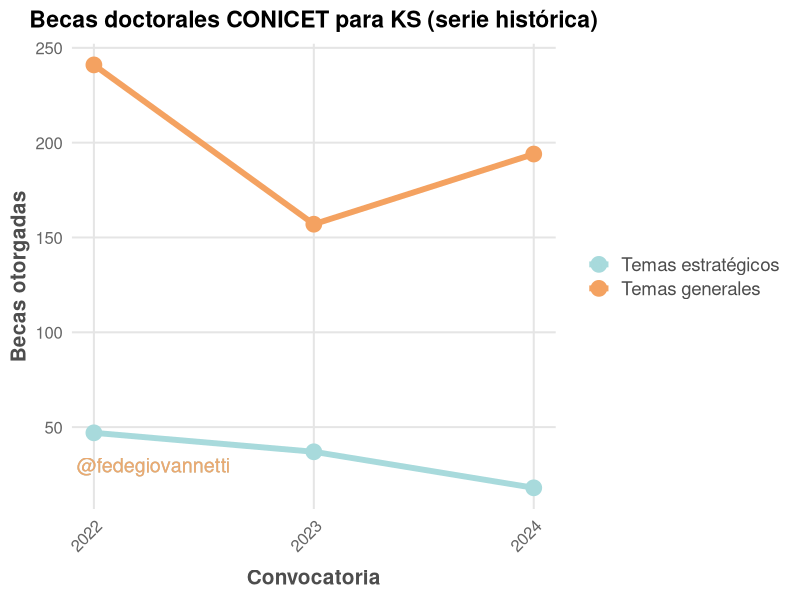
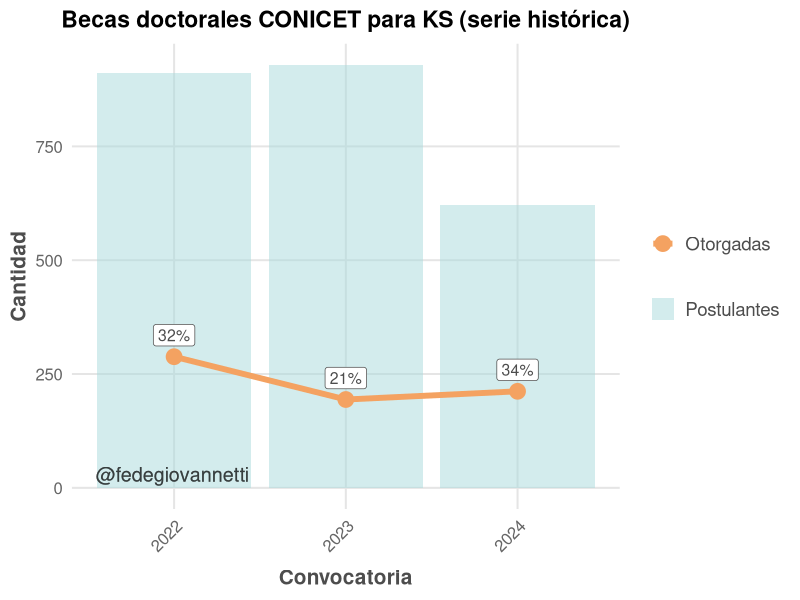
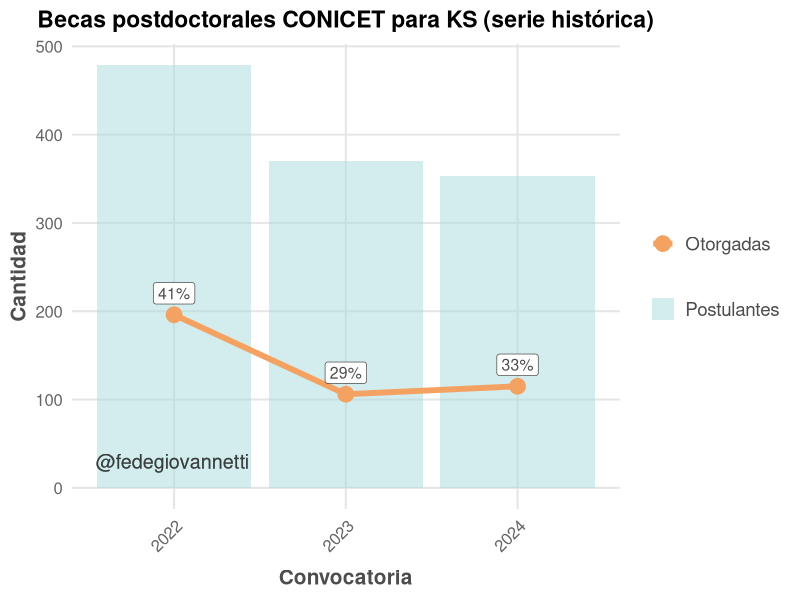
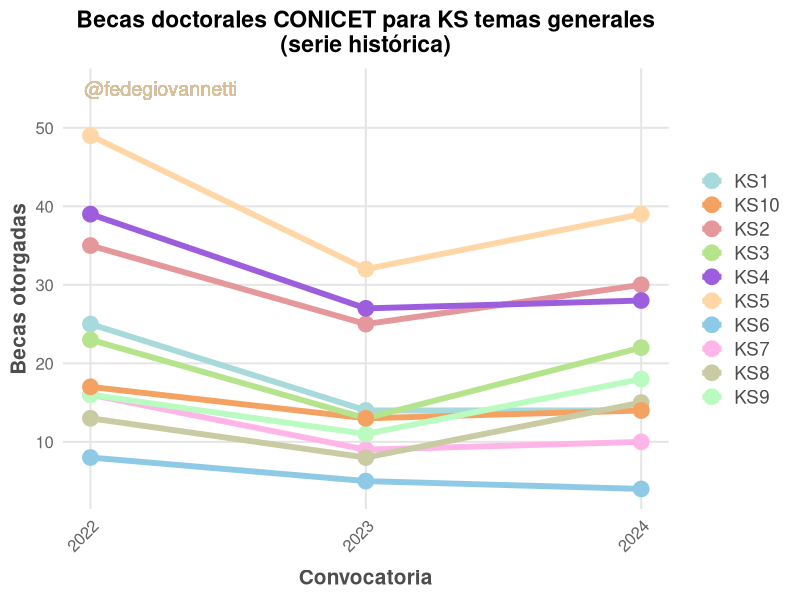
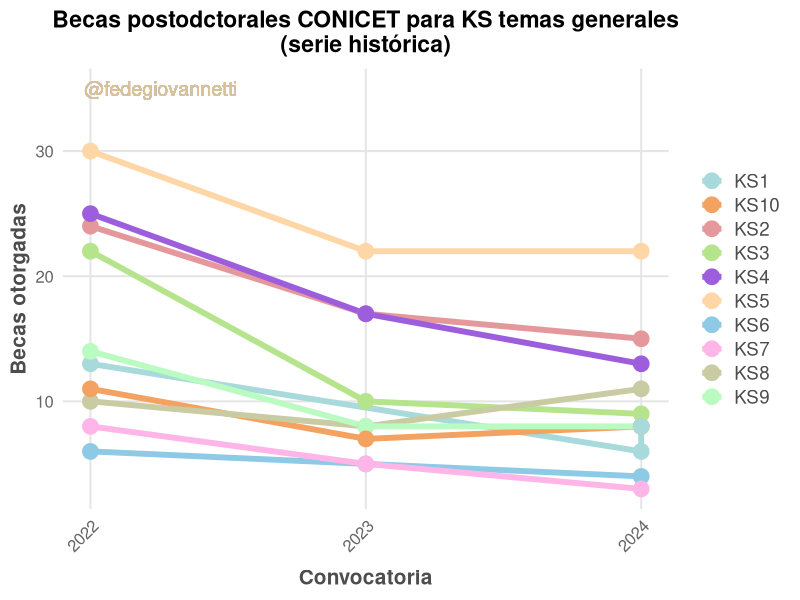

Recreate these plots in R, in order.
## ---- chunk 1

library(dplyr)
library(ggplot2)
library(tidyr)
library(readxl)

datos_ks <- read_excel("data/Datos_serie_historica_KS_CONICET.xlsx")

theme_litera_minimal <- function(base_size = 15, base_family = "sans") {
  theme_minimal(base_size = base_size, base_family = base_family) +
    theme(
      plot.title = element_text(face = "bold", size = base_size * 1.1, hjust = 0.5),
      plot.subtitle = element_text(size = base_size * 1.1, hjust = 0.5, color = "gray40"),
      plot.caption = element_text(size = base_size * 0.8, color = "gray50", hjust = 1),
      axis.title = element_text(face = "bold", size = base_size, color = "gray30"),
      axis.text = element_text(color = "gray40"),
      panel.grid.major = element_line(color = "gray90"),
      panel.grid.minor = element_blank(),
      panel.background = element_rect(fill = "white", color = NA),
      plot.background = element_rect(fill = "white", color = NA),
      legend.position = "bottom",
      legend.title = element_blank(),
      legend.text = element_text(size = base_size * 0.9, color = "gray30")
    )
}



scale_color_pastel <- function() {
  scale_color_manual(values = c(
    "#A8DADC",  # light teal
    "#F4A261",  # soft orange
    "#E5989B",  # dusty pink
    "#B5E48C",  # mint green
    "#9D5EDD",  # soft violet
    "#FFD6A5",  # peach
    "#8ECAE6",  # sky blue
    "#FFB5E8",  # pastel pink
    "#C9CBA3",  # olive-beige pastel
    "#B9FBC0",  # soft green
    "#D0BDF4",  # lavender pastel
    "#FDCB9E"   # light apricot
  ))
}

## ---- chunk 2

datos_ks %>% 
  filter(Escalafon == "Becas doctorales") %>% 
  group_by(Modalidad, Convocatoria) %>% 
  summarise(Otorgadas = sum(Otorgadas),
            Postulantes = sum(Postulantes)) %>% 
  # filter(Modalidad == "Temas generales") %>% 

  
  ggplot(aes(x = Convocatoria, y = Otorgadas, color = Modalidad))+
  geom_line(linewidth = 2)+
  geom_point(size = 5)+
  theme_minimal(base_size = 18)+
  scale_x_continuous(limits = c(2022, 2024), breaks = c(2022:2024))+
  ggtitle("Becas doctorales CONICET para KS (serie histórica)")+
  theme_litera_minimal() +
  theme(
    legend.title = element_blank(),
    # legend.position = c(0.82, 0.9),
    legend.position = "right",
    axis.text.x = element_text(angle = 45, vjust = 1, hjust = 1),
    axis.title.x = element_text(margin = margin(t = 10)),
    plot.subtitle = element_text(size=14, face="italic", color="black")
  ) +
  labs(y = "Becas otorgadas", x = "Convocatoria")+
  geom_text(aes(label = "@fedegiovannetti", x = 2022.2, y = 30), size = 5, alpha = 0.5, hjust = 0.4)+
  scale_color_pastel()


## ---- chunk 3

datos_ks %>% 
  filter(Escalafon == "Becas doctorales") %>% 
  group_by(Convocatoria) %>% 
  summarise(
    Otorgadas = sum(Otorgadas),
    Postulantes = sum(Postulantes)
  ) %>%
  mutate(
    Porcentaje = Otorgadas / Postulantes,
    Porcentaje_label = scales::percent(Porcentaje, accuracy = 1)
  ) %>%
  pivot_longer(
    cols = c(Otorgadas, Postulantes), 
    names_to = "Estado", 
    values_to = "Cantidad"
  ) %>%
  ggplot(aes(x = Convocatoria)) +
  
  # Bars for Postulantes
  geom_bar(
    data = ~ subset(., Estado == "Postulantes"),
    aes(y = Cantidad, fill = Estado),
    stat = "identity",
    alpha = 0.5
  ) +
  
  # Line for Otorgadas
  geom_line(
    data = ~ subset(., Estado == "Otorgadas"),
    aes(y = Cantidad, color = Estado, group = 1),
    linewidth = 2
  ) +

  # Points on the line
  geom_point(
    data = ~ subset(., Estado == "Otorgadas"),
    aes(y = Cantidad, color = Estado),
    size = 5
  ) +

  # Percentage labels above points
  geom_label(
    data = ~ subset(., Estado == "Otorgadas"),
    aes(y = Cantidad, label = Porcentaje_label),
    vjust = -0.5,
    color = "gray30",
    size = 4
  ) +

  scale_fill_manual(values = c("Postulantes" = "#A8DADC")) +
  scale_color_manual(values = c("Otorgadas" = "#F4A261")) +
  labs(
    y = "Cantidad",
    fill = "Estado",
    color = "Estado"
  ) +
  # scale_x_continuous(limits = c(2022, 2024), breaks = c(2022:2024))
  ggtitle("Becas doctorales CONICET para KS (serie histórica)")+
  theme_litera_minimal() +
  theme(
    legend.title = element_blank(),
    # legend.position = c(0.82, 0.9),
    legend.position = "right",
    axis.text.x = element_text(angle = 45, vjust = 1, hjust = 1),
    axis.title.x = element_text(margin = margin(t = 10)),
    plot.subtitle = element_text(size=14, face="italic", color="black")
  ) +
  labs(y = "Cantidad", x = "Convocatoria")+
  geom_text(aes(label = "@fedegiovannetti", x = 2021.9, y = 30), size = 5, alpha = 0.2, hjust = 0.4)


## ---- chunk 4

datos_ks %>% 
  filter(Escalafon == "Becas postdoctorales") %>% 
  group_by(Convocatoria) %>% 
  summarise(
    Otorgadas = sum(Otorgadas),
    Postulantes = sum(Postulantes)
  ) %>%
  mutate(
    Porcentaje = Otorgadas / Postulantes,
    Porcentaje_label = scales::percent(Porcentaje, accuracy = 1)
  ) %>%
  pivot_longer(
    cols = c(Otorgadas, Postulantes), 
    names_to = "Estado", 
    values_to = "Cantidad"
  ) %>%
  ggplot(aes(x = Convocatoria)) +
  
  # Bars for Postulantes
  geom_bar(
    data = ~ subset(., Estado == "Postulantes"),
    aes(y = Cantidad, fill = Estado),
    stat = "identity",
    alpha = 0.5
  ) +
  
  # Line for Otorgadas
  geom_line(
    data = ~ subset(., Estado == "Otorgadas"),
    aes(y = Cantidad, color = Estado, group = 1),
    linewidth = 2
  ) +

  # Points on the line
  geom_point(
    data = ~ subset(., Estado == "Otorgadas"),
    aes(y = Cantidad, color = Estado),
    size = 5
  ) +

  # Percentage labels above points
  geom_label(
    data = ~ subset(., Estado == "Otorgadas"),
    aes(y = Cantidad, label = Porcentaje_label),
    vjust = -0.5,
    color = "gray30",
    size = 4
  ) +

  scale_fill_manual(values = c("Postulantes" = "#A8DADC")) +
  scale_color_manual(values = c("Otorgadas" = "#F4A261")) +
  labs(
    y = "Cantidad",
    fill = "Estado",
    color = "Estado"
  ) +
  # scale_x_continuous(limits = c(2022, 2024), breaks = c(2022:2024))
  ggtitle("Becas postdoctorales CONICET para KS (serie histórica)")+
  theme_litera_minimal() +
  theme(
    legend.title = element_blank(),
    # legend.position = c(0.82, 0.9),
    legend.position = "right",
    axis.text.x = element_text(angle = 45, vjust = 1, hjust = 1),
    axis.title.x = element_text(margin = margin(t = 10)),
    plot.subtitle = element_text(size=14, face="italic", color="black")
  ) +
  labs(y = "Cantidad", x = "Convocatoria")+
  geom_text(aes(label = "@fedegiovannetti", x = 2021.9, y = 30), size = 5, alpha = 0.2, hjust = 0.4)

## ---- chunk 5

datos_ks %>% 
  filter(Escalafon == "Becas doctorales") %>% 
  filter(Modalidad == "Temas generales") %>% 

  
  ggplot(aes(x = Convocatoria, y = Otorgadas, color = Comisión))+
  geom_line(linewidth = 2)+
  geom_point(size = 5)+
  theme_minimal(base_size = 18)+
  scale_x_continuous(limits = c(2022, 2024), breaks = c(2022:2024))+
  ggtitle("Becas doctorales CONICET para KS temas generales\n(serie histórica)")+
  theme_litera_minimal() +
  theme(
    legend.title = element_blank(),
    # legend.position = c(0.82, 0.9),
    legend.position = "right",
    axis.text.x = element_text(angle = 45, vjust = 1, hjust = 1),
    axis.title.x = element_text(margin = margin(t = 10)),
    plot.subtitle = element_text(size=14, face="italic", color="black")
  ) +
  labs(y = "Becas otorgadas", x = "Convocatoria")+
  geom_text(aes(label = "@fedegiovannetti", x = 2022.2, y = 55), size = 5, alpha = 0.5, hjust = 0.4)+
  scale_color_pastel()

## ---- chunk 6


datos_ks %>% 
  filter(Escalafon == "Becas postdoctorales") %>% 
  filter(Modalidad == "Temas generales") %>% 

  
  ggplot(aes(x = Convocatoria, y = Otorgadas, color = Comisión))+
  geom_line(linewidth = 2)+
  geom_point(size = 5)+
  theme_minimal(base_size = 18)+
  scale_x_continuous(limits = c(2022, 2024), breaks = c(2022:2024))+
  ggtitle("Becas postodctorales CONICET para KS temas generales\n(serie histórica)")+
  theme_litera_minimal() +
  theme(
    legend.title = element_blank(),
    # legend.position = c(0.82, 0.9),
    legend.position = "right",
    axis.text.x = element_text(angle = 45, vjust = 1, hjust = 1),
    axis.title.x = element_text(margin = margin(t = 10)),
    plot.subtitle = element_text(size=14, face="italic", color="black")
  ) +
  labs(y = "Becas otorgadas", x = "Convocatoria")+
  geom_text(aes(label = "@fedegiovannetti", x = 2022.2, y = 35), size = 5, alpha = 0.5, hjust = 0.4)+
  scale_color_pastel()

